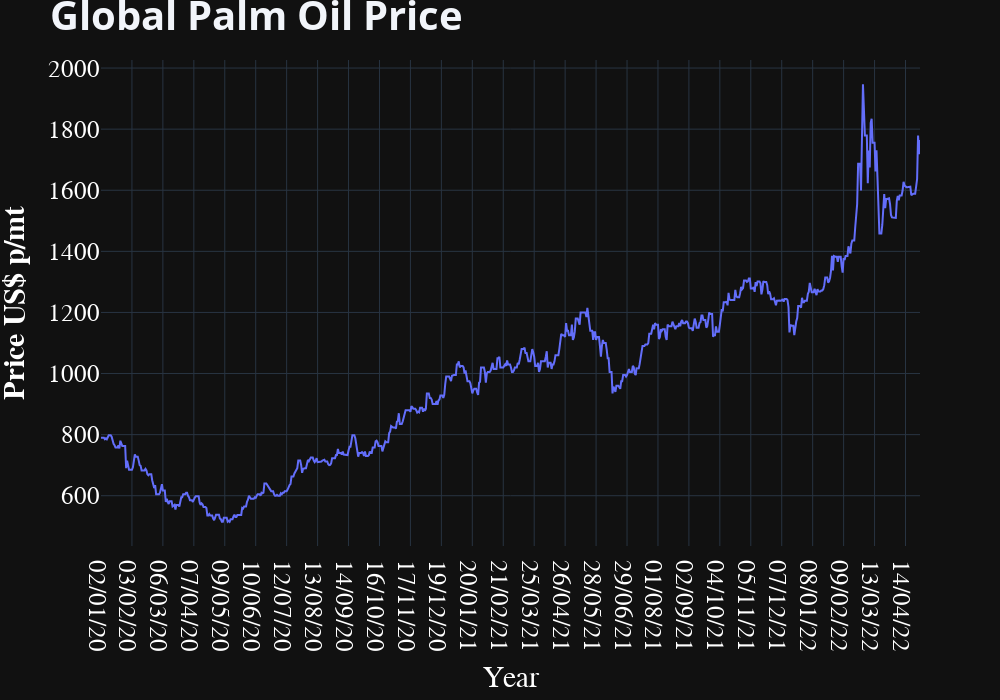

The cell this chart's notebook holds for it:
### Markdown cell above
# Why?
My interest in palm oil pricing cam about from watching the price per mt of RBD Palm Olein FOB Malaysia increase from USD515 p/mt on 7th May 2020 to USD1064 on 1st March 2021.

The price had more than doubled in 10 months, and it continued to grow to a peak of US$2,000 per mt in 2022. I had questions:
- What had driven this rapid increase?
- If this was a bubble, when would it pop?
- If this was a structural change, what were the changes?
- In an uncertain business environment, how can buyers use publicly available data to make better purchasing decisions?

### Code cell
price = pd.read_csv('../palm_olein/data/palm oil prices 021020 - 290422.csv')
price.columns = ['date', 'price']
price['price'] = price['price'].ffill()
fig = px.line(price, x='date', y='price')
fig.update_layout(
    title_text="<b>Global Palm Oil Price<b>",  # Add figure title
    title_font_size=40,
    legend_font_size=20,
    width=1000,
    height=700
)

fig.update_xaxes(
    title_text="</b>Year</b>",
    title_font=dict(size=30, family='Verdana', color='white'),
    tickfont=dict(family='Calibri', color='white', size=25)
)

fig.update_yaxes(
    title_text="<b>Price US$ p/mt</b>",
    title_font=dict(size=30, family='Verdana', color='white'),
    tickfont=dict(family='Calibri', color='white', size=25))

fig.show()

# why am i missing vert & horizontal lines?how to reduce the number of dates shown on the x axis so its less noisy and more readable

### Figure 1 — Plotly figure (JSON) as saved in the notebook; plotly's stock layout.template omitted (floating-point values rounded to 4 significant figures; data arrays with more than 128 entries replaced by an {"elided": "..."} marker saying what was removed)
{"data": [{"hovertemplate": "date=%{x}<br>price=%{y}<extra></extra>", "legendgroup": "", "line": {"color": "#636efa", "dash": "solid"}, "marker": {"symbol": "circle"}, "mode": "lines", "name": "", "orientation": "v", "showlegend": false, "type": "scatter", "x": {"elided": "849 str values"}, "xaxis": "x", "y": {"elided": "849 float values"}, "yaxis": "y"}], "layout": {"height": 700, "legend": {"font": {"size": 20}, "tracegroupgap": 0}, "margin": {"t": 60}, "title": {"font": {"size": 40}, "text": "<b>Global Palm Oil Price<b>"}, "width": 1000, "xaxis": {"anchor": "y", "domain": [0, 1], "tickfont": {"color": "white", "family": "Calibri", "size": 25}, "title": {"font": {"color": "white", "family": "Verdana", "size": 30}, "text": "</b>Year</b>"}}, "yaxis": {"anchor": "x", "domain": [0, 1], "tickfont": {"color": "white", "family": "Calibri", "size": 25}, "title": {"font": {"color": "white", "family": "Verdana", "size": 30}, "text": "<b>Price US$ p/mt</b>"}}}}
